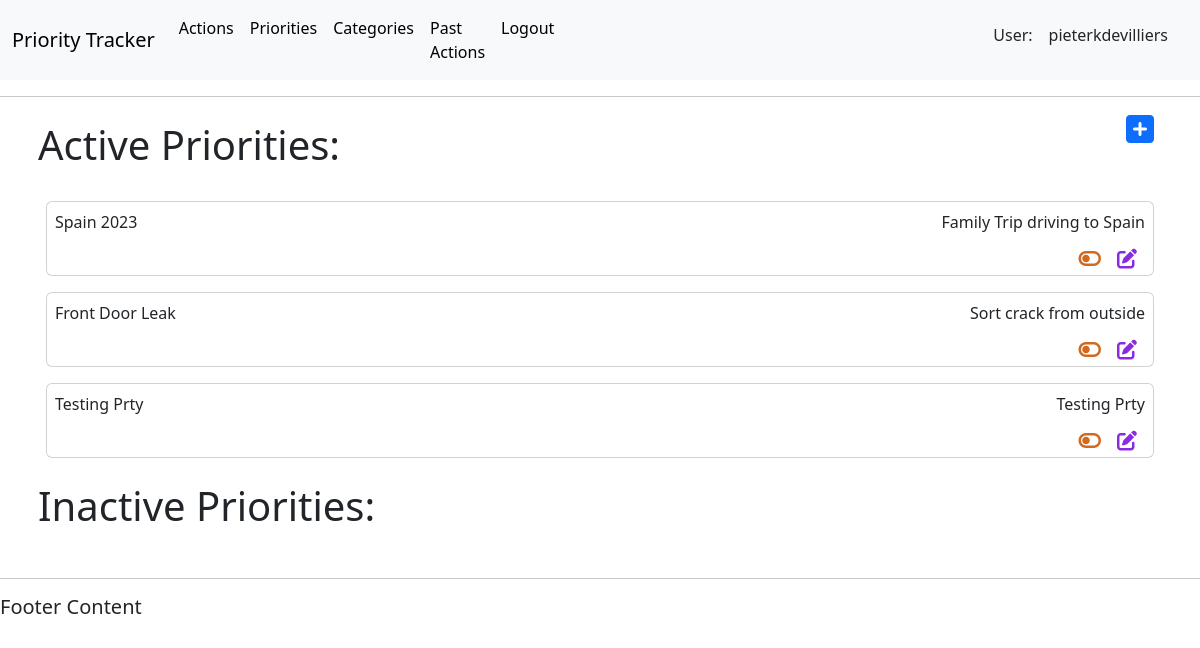
Page /priorities/ (signed in) on the earlier database version.
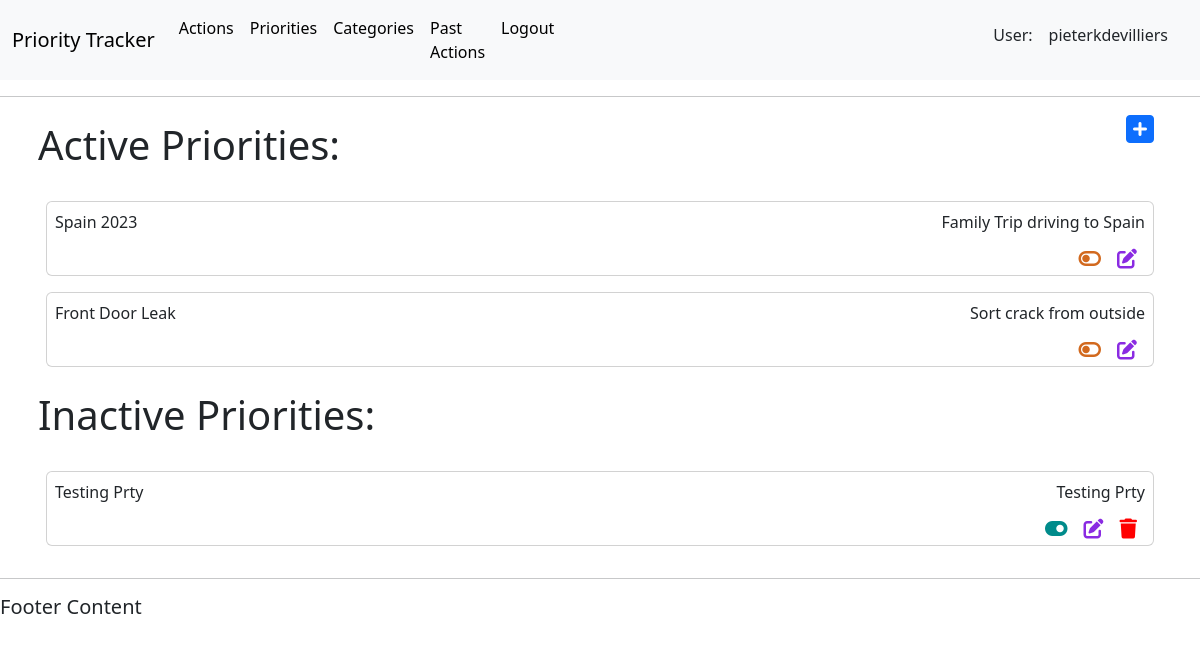
Same page on the later database version.
### actions/models.py (models this page shows, shortened)
class Priority(models.Model):
    title = models.CharField(max_length=50, null=False, blank=False)
    description = models.CharField(max_length=150)
    activeStatus = models.BooleanField(null=False, blank=False, default=True)
    category = models.ForeignKey(
        Category, on_delete=models.CASCADE, null=True, blank=True)
    user = models.ForeignKey(
        settings.AUTH_USER_MODEL, on_delete=models.CASCADE, related_name="priorities", null=True)

### actions/views.py (the view)
# urls.py: path('priorities/', views.get_priorities_list, name='get_priorities_list'),
@login_required(login_url='login')
def get_priorities_list(request):
    current_user = request.user
    user_id = current_user.id
    username = current_user.username
    priorities = Priority.objects.filter(user=current_user)
    context = {
        "username": username,
        "user_id": user_id,
        "priorities": priorities
    }
    return render(request, 'actions/priorities_list.html', context)

### actions/templates/actions/priorities_list.html (shortened to what this page needs)
{% extends 'actions/main.html' %}
{% block content %}
<body>
    <div class="container d-flex p-2 justify-content-between flex-row bd-highlight">
        <h1>Active Priorities:</h1>
        <a title="Add Priority" class="fa-solid fa-2xl p-2 fa-square-plus" role="button" href="/add-priority/"></a>
    </div>
    <div class="container d-flex p-2 flex-column bd-highlight">
        {% for priority in user.priorities.all %}
        {% if priority.activeStatus == True %}
        <div class="d-flex p-2 flex-column bd-highlight">
            <div class="p-2 card bd-highlight">
                <div class="d-flex justify-content-between flex-row bd-highlight">
                    <p class="bd-highlight">{{ priority.title }}</p>
                    <p class="bd-highlight">{{ priority.description }}</p>
                </div>
                <div class="icon-outer-container">
                    <div class="icon-container d-flex justify-content-end">
                        <div class="d-flex justify-content-end col-12">
                            <a title="Set Priority Status to Inactive" class="fa-solid fa-lg p-2 fa-toggle-off" role="button" href="{% url 'priority_active_status' priority.id %}"></a>
                            <a title="Update Priority" class="fa-solid fa-lg p-2 fa-pen-to-square" role="button" href="{% url 'update_priority' priority.id %}"></a>
                        </div>
                    </div>
                </div>
            </div>
        </div>
    {% endif %}
    {% endfor %}
    </div>
    <div class="container d-flex p-2 justify-content-between flex-row bd-highlight">
        <h1>Inactive Priorities:</h1>
    </div>
    <div class="container d-flex p-2 flex-column bd-highlight">
    {% for priority in user.priorities.all %}
    {% if priority.activeStatus == False %}
    <div class="d-flex p-2 flex-column bd-highlight">
        <div class="p-2 card bd-highlight">
            <div class="d-flex justify-content-between flex-row bd-highlight">
                <p class="bd-highlight">{{ priority.title }}</p>
                <p class="bd-highlight">{{ priority.description }}</p>
            </div>
            <div class="icon-outer-container">
                <div class="icon-container d-flex justify-content-end">
                    <div class="d-flex justify-content-end col-12">
                        <a title="Set Priority Status to Active" class="fa-solid fa-lg p-2 fa-toggle-on" role="button" href="{% url 'priority_active_status' priority.id %}"></a>
                        <a title="Update Priority" class="fa-solid fa-lg p-2 fa-pen-to-square" role="button" href="{% url 'update_priority' priority.id %}"></a>
                        <a title="Delete Priority" class="fa-solid fa-lg p-2 fa-trash" role="button" href="{% url 'delete_priority' priority.id %}"></a>
                    </div>
                </div>
            </div>
        </div>
    </div>
    {% endif %}
    {% endfor %}
    </div>
</body>
{% endblock %}

Differences in the rows shown:
changed Priority "Testing Prty": moves from the list under "Active Priorities:" to the list under "Inactive Priorities:"
